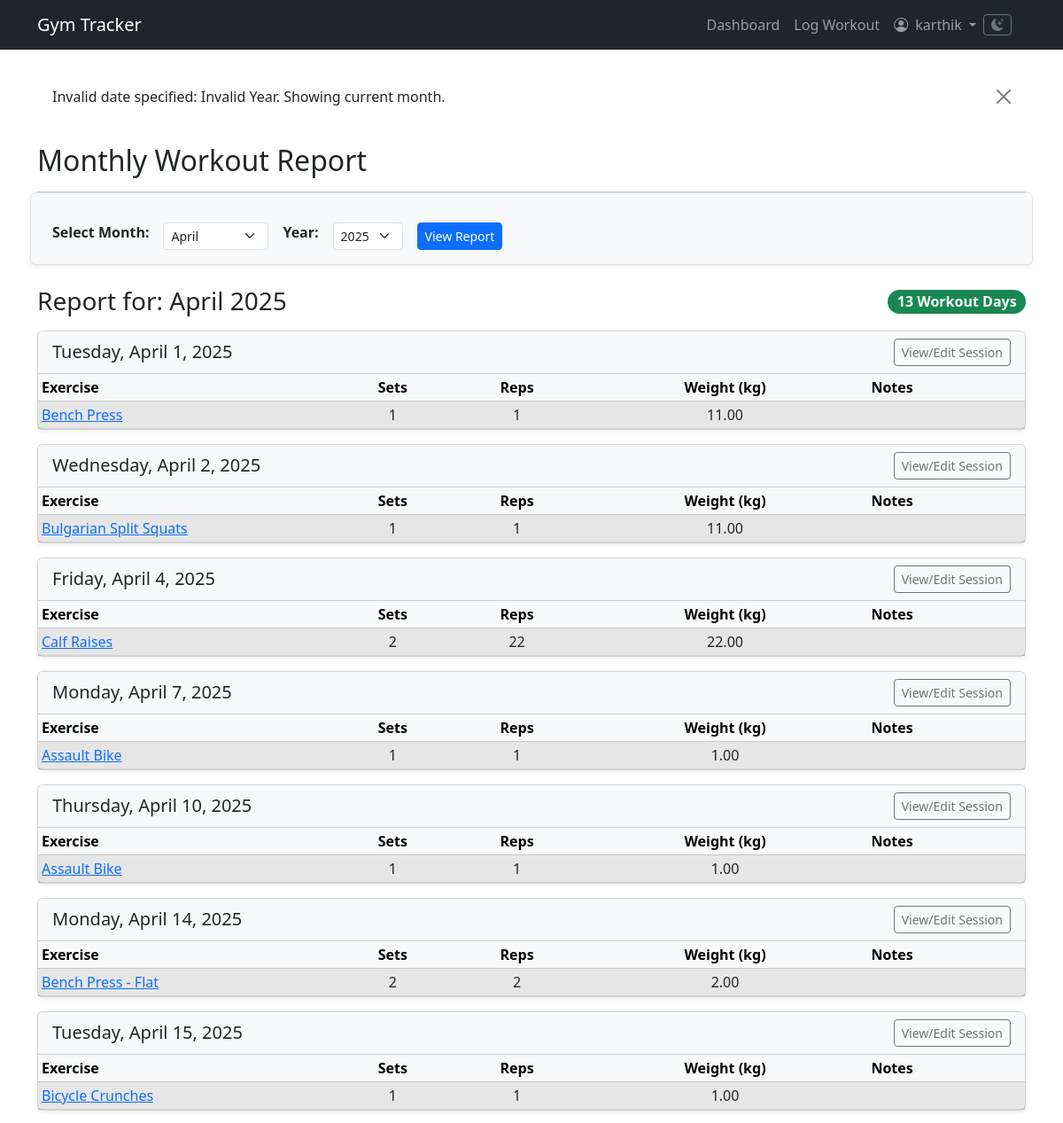
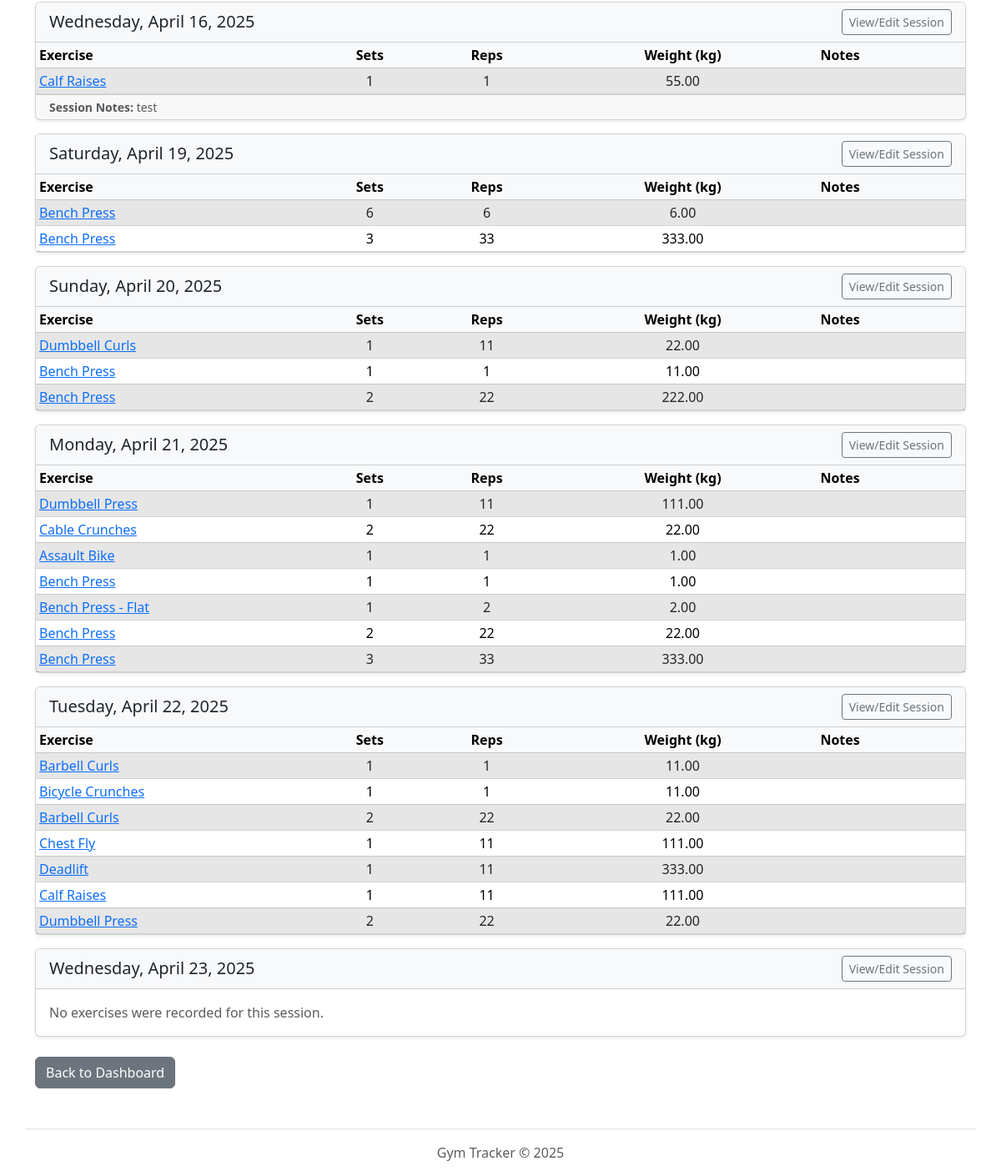
The app's page /workouts/report/monthly/7/7/ (signed in) with its own data (2 pictures, top to bottom).
### workouts/models.py (models this page shows, shortened)
class WorkoutSession(models.Model):
    user = models.ForeignKey(User, on_delete=models.CASCADE)
    date = models.DateField(default=timezone.now)
    created_at = models.DateTimeField(auto_now_add=True)
    notes = models.TextField(blank=True, null=True)
    class Meta:
        unique_together = ('user', 'date')
        ordering = ['-date']

class WorkoutLog(models.Model):
    session = models.ForeignKey(WorkoutSession, related_name='logs', on_delete=models.CASCADE)
    exercise = models.ForeignKey(Exercise, on_delete=models.PROTECT)  # Protect exercise from deletion if used
    sets = models.PositiveIntegerField(blank=True, null=True)
    reps = models.PositiveIntegerField(blank=True, null=True)
    weight = models.DecimalField(max_digits=6, decimal_places=2, blank=True, null=True)
    duration = models.DurationField(blank=True, null=True)  # e.g., for cardio
    notes = models.TextField(blank=True, null=True)

class Exercise(models.Model):
    name = models.CharField(max_length=100, unique=True)
    description = models.TextField(blank=True, null=True)

### workouts/views.py (the view)
# urls.py: path('report/monthly/', views.monthly_report_view, name='monthly_report'),
@login_required
def monthly_report_view(request, year=None, month=None):
    if year is None or month is None:
        year_str = request.GET.get('year')
        month_str = request.GET.get('month')
        if year_str and month_str:
            try:
                year = int(year_str)
                month = int(month_str)
                if not (1 <= month <= 12): raise ValueError("Invalid Month")
                current_yr = timezone.now().year
                if not (current_yr - 10 <= year <= current_yr + 1): raise ValueError("Invalid Year")
                return redirect('workouts:monthly_report_specific', year=year, month=month)
            except ValueError:
                messages.error(request, "Invalid date selection. Showing current month.")
                today = timezone.now().date()
                year = today.year
                month = today.month
        else:
            today = timezone.now().date()
            year = today.year
            month = today.month
    else:
        try:
            if not (1 <= month <= 12): raise ValueError("Invalid Month")
            current_year = timezone.now().year
            if not (current_year - 10 <= year <= current_year + 1): raise ValueError("Invalid Year")
            datetime.date(year, month, 1)
        except ValueError as e:
             messages.error(request, f"Invalid date specified: {e}. Showing current month.")
             today = timezone.now().date()
             year = today.year
             month = today.month
    try:
        target_date = datetime.date(year, month, 1)
        start_date = target_date # Start date is the first of the month
        if month == 12: end_date = datetime.date(year + 1, 1, 1)
        else: end_date = datetime.date(year, month + 1, 1)
    except ValueError: # Should not happen if validation above is correct, but safety check
        messages.error(request, "Failed to construct date range. Showing current month.")
        today = timezone.now().date()
        year = today.year
        month = today.month
        target_date = datetime.date(year, month, 1)
        start_date = target_date
        if month == 12: end_date = datetime.date(year + 1, 1, 1)
        else: end_date = datetime.date(year, month + 1, 1)
    try:
        sessions_in_month = WorkoutSession.objects.filter(
            user=request.user,
            date__gte=start_date,
            date__lt=end_date
        ).prefetch_related(
            'logs', 'logs__exercise'
        ).order_by('date')
    except Exception as e:
         messages.error(request, f"Error fetching report data: {e}")
         sessions_in_month = WorkoutSession.objects.none()
    total_workout_days = sessions_in_month.count()
    current_year = timezone.now().year
    available_years = range(current_year, current_year - 6, -1)
    available_months = [(m, datetime.date(year, m, 1).strftime('%B')) for m in range(1, 13)]
    context = {
        'report_year': year,
        'report_month': month,
        'report_month_name': target_date.strftime('%B'),
        'total_workout_days': total_workout_days,
        'sessions': sessions_in_month,
        'available_years': available_years,
        'available_months': available_months,
    }
    return render(request, 'workouts/monthly_report.html', context)

### workouts/templates/workouts/monthly_report.html (shortened to what this page needs)
{% extends 'workouts/base.html' %}
{% load static %}
{% block content %}
<div class="container mt-4">
    <h2>Monthly Workout Report</h2>
    <hr>
    <form method="GET" action="{% url 'workouts:monthly_report' %}" class="row g-3 align-items-center mb-4 p-3 border rounded bg-light shadow-sm">
        <div class="col-auto">
            <label for="monthSelect" class="form-label fw-bold">Select Month:</label>
        </div>
        <div class="col-auto">
            <select name="month" id="monthSelect" class="form-select form-select-sm">
                {% for month_num, month_name in available_months %}
                    <option value="{{ month_num }}" {% if month_num == report_month %}selected{% endif %}>{{ month_name }}</option>
                {% endfor %}
            </select>
        </div>
        <div class="col-auto">
             <label for="yearSelect" class="form-label fw-bold">Year:</label>
        </div>
         <div class="col-auto">
             <select name="year" id="yearSelect" class="form-select form-select-sm">
                 {% for yr in available_years %}
                    <option value="{{ yr }}" {% if yr == report_year %}selected{% endif %}>{{ yr }}</option>
                 {% endfor %}
             </select>
        </div>
        <div class="col-auto">
            <button type="submit" class="btn btn-primary btn-sm">View Report</button>
        </div>
    </form>
    <div class="d-flex justify-content-between align-items-center mb-3">
        <h3 class="mb-0">Report for: {{ report_month_name }} {{ report_year }}</h3>
        {% if total_workout_days > 0 %}
             <span class="badge bg-success rounded-pill fs-6">
                 {{ total_workout_days }} Workout Day{{ total_workout_days|pluralize }}
             </span>
        {% endif %}
    </div>
    {% if sessions %}
        {% for session in sessions %}
            <div class="card mb-3 shadow-sm">
                <div class="card-header bg-light d-flex justify-content-between align-items-center py-2">
                     <h5 class="mb-0">{{ session.date|date:"l, F j, Y" }}</h5>
                     <a href="{% url 'workouts:workout_detail' session_id=session.id %}" class="btn btn-outline-secondary btn-sm py-1" title="View or Edit this Session's Details">
                         View/Edit Session
                     </a>
                </div>
                <div class="card-body p-0">
                    {% with logs=session.logs.all %}
                        {% if logs %}
                            <div class="table-responsive">
                                <table class="table table-sm table-striped table-hover mb-0">
                                    <thead class="table-light">
                                        <tr>
                                            <th scope="col" style="width: 30%;">Exercise</th>
                                            <th scope="col" class="text-center">Sets</th>
                                            <th scope="col" class="text-center">Reps</th>
                                            <th scope="col" class="text-center">Weight (kg)</th>
                                            <th scope="col">Notes</th>
                                        </tr>
                                    </thead>
                                    <tbody>
                                        {% for log in logs %}
                                        <tr>
                                            <td>
                                                 <a href="{% url 'workouts:exercise_stats' exercise_id=log.exercise.id %}" title="View stats for {{ log.exercise.name }}">
                                                     {{ log.exercise.name }}
                                                 </a>
                                            </td>
                                            <td class="text-center">{{ log.sets|default:"-" }}</td>
                                            <td class="text-center">{{ log.reps|default:"-" }}</td>
                                            <td class="text-center">{{ log.weight|default:"-" }}</td>
                                            <td>{{ log.notes|default:""|linebreaksbr }}</td>
                                        </tr>
                                        {% endfor %}
                                    </tbody>
                                </table>
                            </div>
                        {% else %}
                            <p class="card-text p-3 text-muted mb-0">No exercises were recorded for this session.</p>
                        {% endif %}
                    {% endwith %}
                </div>
                {% if session.notes %}
                <div class="card-footer text-muted small py-1">
                    <strong>Session Notes:</strong> {{ session.notes|linebreaksbr }}
                </div>
                {% endif %}
            </div>
        {% endfor %}
    {% else %}
        <div class="alert alert-info mt-4" role="alert">
            You didn't log any workouts in {{ report_month_name }} {{ report_year }}.
        </div>
    {% endif %}
    <div class="mt-4 mb-5">
        <a href="{% url 'workouts:dashboard' %}" class="btn btn-secondary">Back to Dashboard</a>
    </div>
</div>
{% endblock %}

### workouts/templates/workouts/base.html (shortened to what this page needs)
{% load static %}
<html lang="en">
<head>
    <link href="https://cdn.jsdelivr.net/npm/bootstrap@5.3.2/dist/css/bootstrap.min.css" rel="stylesheet"
>
    <link rel="stylesheet" href="https://cdn.jsdelivr.net/npm/bootstrap-icons@1.11.3/font/bootstrap-icons.min.css">
    <link href="https://cdn.jsdelivr.net/npm/tom-select@2.3.1/dist/css/tom-select.bootstrap5.css" rel="stylesheet">
</head>
<body>
<nav class="navbar navbar-expand-lg navbar-dark bg-dark mb-4">
    <div class="container">
        <a class="navbar-brand" href="{% url 'home' %}">Gym Tracker</a>
        <div class="collapse navbar-collapse" id="navbarNav">
            <ul class="navbar-nav ms-auto mb-2 mb-lg-0">
                {% if user.is_authenticated %}
                <li class="nav-item">
                    <a class="nav-link {% if request.resolver_match.view_name == 'workouts:dashboard' %}active{% endif %}"
                       href="{% url 'workouts:dashboard' %}">Dashboard</a>
                </li>
                <li class="nav-item">
                    <a class="nav-link {% if request.resolver_match.view_name == 'workouts:log_workout_date' or request.resolver_match.view_name == 'workouts:log_workout_today' %}active{% endif %}"
                       href="{% url 'workouts:log_workout_today' %}">Log Workout</a>
                </li>
                <li class="nav-item dropdown">
                    <a class="nav-link dropdown-toggle" href="#" id="navbarUserDropdown" role="button"
                       data-bs-toggle="dropdown" aria-expanded="false">
                        <i class="bi bi-person-circle me-1"></i>
                        {{ user.username }}
                    </a>
                </li>
                {% endif %}
            </ul>
            <li class="nav-item d-flex align-items-center me-3">
                <button class="btn btn-outline-secondary btn-sm" id="darkModeToggle" title="Toggle dark mode">
                    <i class="bi bi-moon-stars-fill"></i>
                </button>
            </li>
        </div>
    </div>
</nav>
<main role="main">
    {% if messages %}
    <div class="container mt-3">
        {% for message in messages %}
        <div class="alert alert-{{ message.tags }} alert-dismissible fade show" role="alert">
            {{ message }}
            <button type="button" class="btn-close" data-bs-dismiss="alert" aria-label="Close"></button>
        </div>
        {% endfor %}
    </div>
    {% endif %}
    {% block content %}{% endblock %}
</main>
<footer class="container mt-5 py-3 border-top text-center text-muted">
    Gym Tracker © {% now "Y" %}
</footer>
</body>
</html>

### workouts/templates/workouts/base.html (style rules this page uses)
:root { --body-bg: #ffffff; --body-color: #212529; --card-bg: #ffffff; --card-border-color: rgba(0, 0, 0, 0.175); --link-color: #0d6efd; --link-hover-color: #0a58ca; --navbar-bg: #212529; --navbar-color: rgba(255, 255, 255, 0.55); --navbar-active-color: #ffffff; --navbar-hover-color: rgba(255, 255, 255, 0.75); --table-striped-bg: rgba(0, 0, 0, 0.05); --bs-body-bg-rgb: 255, 255, 255; --bs-body-color-rgb: 33, 37, 41; color-scheme: light; }
body { background-color: var(--body-bg); color: var(--body-color); transition: background-color 0.2s ease-in-out, color 0.2s ease-in-out; }
a { color: var(--link-color); }
.navbar { background-color: var(--navbar-bg) !important; }
.navbar-dark .navbar-nav .nav-link { color: var(--navbar-color); }
.navbar-dark .navbar-brand { color: var(--navbar-active-color); }
.card { background-color: var(--card-bg); border-color: var(--card-border-color); }
.table { color: var(--body-color); border-color: var(--card-border-color); }
.table-striped > tbody > tr:nth-of-type(odd) > * { background-color: var(--table-striped-bg); color: var(--body-color); }

### records on screen
WorkoutSession: date "Tuesday, April 1, 2025"
WorkoutLog: exercise.name "Bench Press", sets "1", reps "1", weight "11.00"
WorkoutSession: date "Wednesday, April 2, 2025"
WorkoutLog: exercise.name "Bulgarian Split Squats", sets "1", reps "1", weight "11.00"
WorkoutSession: date "Friday, April 4, 2025"
WorkoutLog: exercise.name "Calf Raises", sets "2", reps "22", weight "22.00"
WorkoutSession: date "Monday, April 7, 2025"
WorkoutLog: exercise.name "Assault Bike", sets "1", reps "1", weight "1.00"
WorkoutSession: date "Thursday, April 10, 2025"
WorkoutLog: exercise.name "Assault Bike", sets "1", reps "1", weight "1.00"
WorkoutSession: date "Monday, April 14, 2025"
WorkoutLog: exercise.name "Bench Press - Flat", sets "2", reps "2", weight "2.00"
WorkoutSession: date "Tuesday, April 15, 2025"
WorkoutLog: exercise.name "Bicycle Crunches", sets "1", reps "1", weight "1.00"
WorkoutSession: date "Wednesday, April 16, 2025", notes "test"
WorkoutLog: exercise.name "Calf Raises", sets "1", reps "1", weight "55.00"
WorkoutSession: date "Saturday, April 19, 2025"
WorkoutLog: exercise.name "Bench Press", sets "6", reps "6", weight "6.00"
WorkoutLog: exercise.name "Bench Press", sets "3", reps "33", weight "333.00"
WorkoutSession: date "Sunday, April 20, 2025"
WorkoutLog: exercise.name "Dumbbell Curls", sets "1", reps "11", weight "22.00"
WorkoutLog: exercise.name "Bench Press", sets "1", reps "1", weight "11.00"
WorkoutLog: exercise.name "Bench Press", sets "2", reps "22", weight "222.00"
WorkoutSession: date "Monday, April 21, 2025"
WorkoutLog: exercise.name "Dumbbell Press", sets "1", reps "11", weight "111.00"
WorkoutLog: exercise.name "Cable Crunches", sets "2", reps "22", weight "22.00"
WorkoutLog: exercise.name "Assault Bike", sets "1", reps "1", weight "1.00"
WorkoutLog: exercise.name "Bench Press", sets "1", reps "1", weight "1.00"
WorkoutLog: exercise.name "Bench Press - Flat", sets "1", reps "2", weight "2.00"
WorkoutLog: exercise.name "Bench Press", sets "2", reps "22", weight "22.00"
WorkoutLog: exercise.name "Bench Press", sets "3", reps "33", weight "333.00"
WorkoutSession: date "Tuesday, April 22, 2025"
WorkoutLog: exercise.name "Barbell Curls", sets "1", reps "1", weight "11.00"
WorkoutLog: exercise.name "Bicycle Crunches", sets "1", reps "1", weight "11.00"
WorkoutLog: exercise.name "Barbell Curls", sets "2", reps "22", weight "22.00"
WorkoutLog: exercise.name "Chest Fly", sets "1", reps "11", weight "111.00"
WorkoutLog: exercise.name "Deadlift", sets "1", reps "11", weight "333.00"
WorkoutLog: exercise.name "Calf Raises", sets "1", reps "11", weight "111.00"
WorkoutLog: exercise.name "Dumbbell Press", sets "2", reps "22", weight "22.00"
WorkoutSession: date "Wednesday, April 23, 2025", shows "No exercises were recorded for this session."

### other values on screen
{{ user.username }} "karthik"
{{ message }} "Invalid date specified: Invalid Year. Showing current month."
{{ total_workout_days }} "13"
form field month "April"
form field year "2025"
